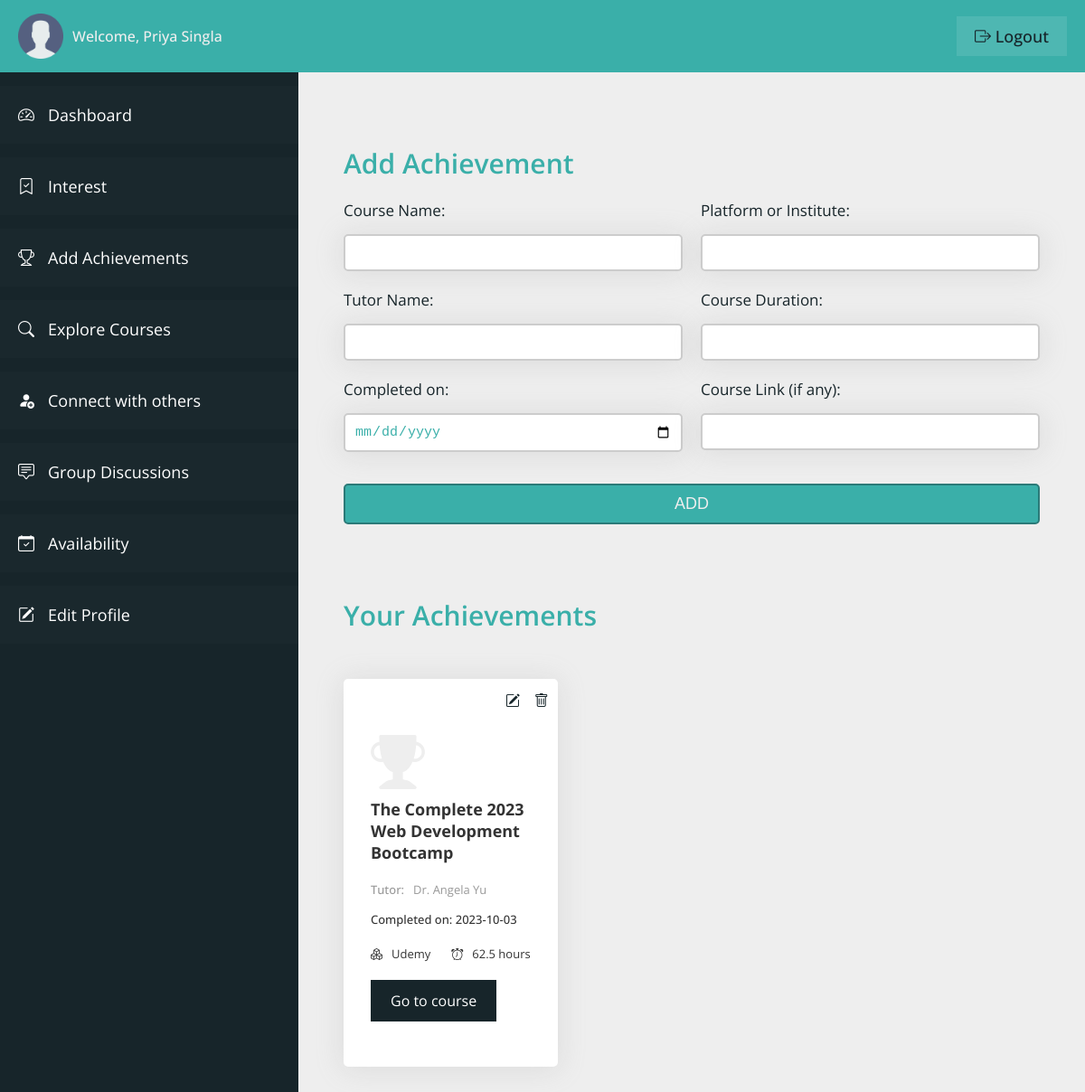
Before: /student/user-achievements.php (signed in) with the older database file.
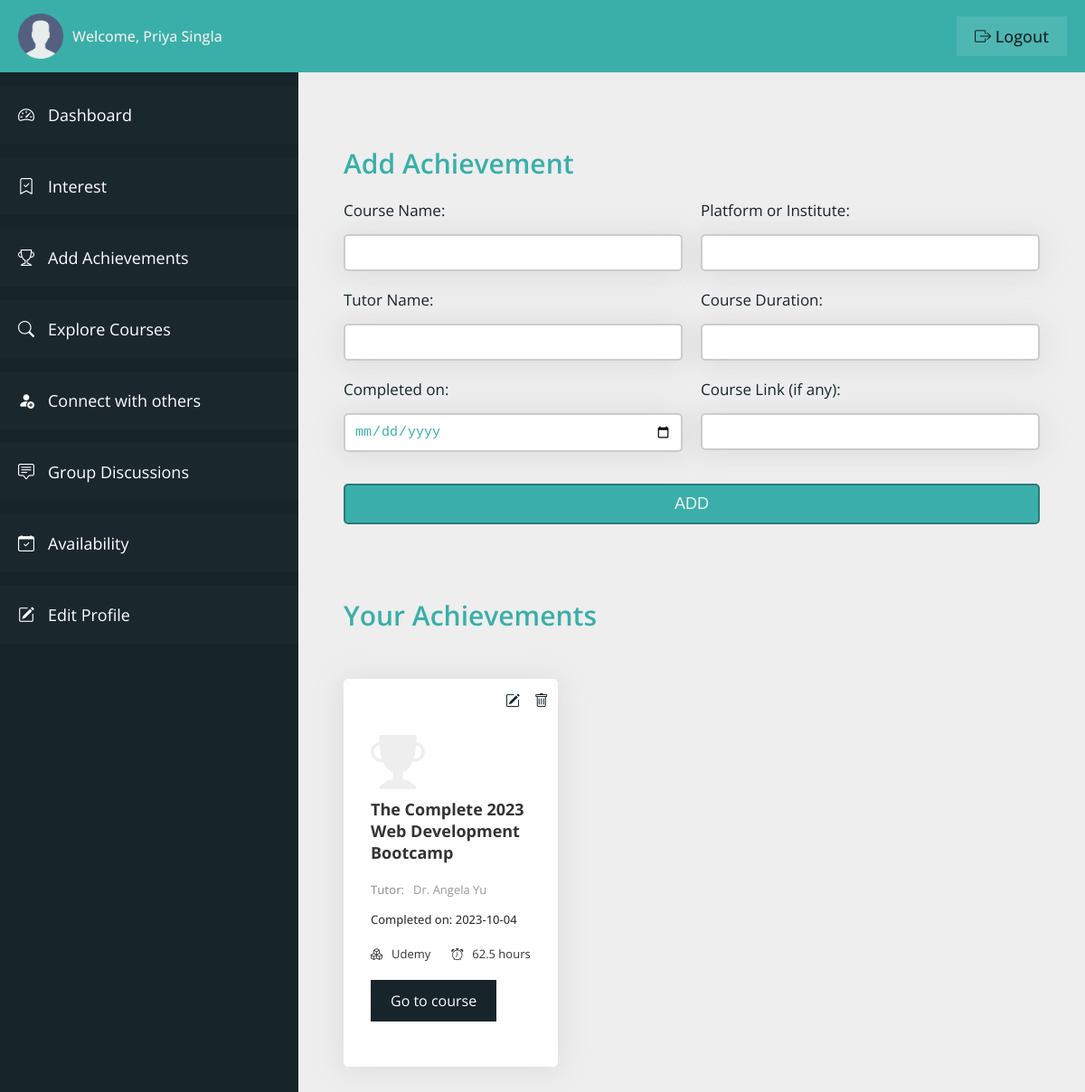
After: the same page with the newer database file.
### tables this page shows
CREATE TABLE `achievement_table` (
  `achievement_id` int(11) NOT NULL,
  `achievement_userid` int(11) NOT NULL,
  `achievement_course` varchar(100) NOT NULL,
  `achievement_platform` varchar(100) NOT NULL,
  `achievement_tutor` varchar(100) NOT NULL,
  `achievement_courseduration` varchar(20) NOT NULL,
  `achievement_courselink` varchar(200) NOT NULL,
  `achievement_completedon` varchar(20) NOT NULL,
  `added_on` datetime NOT NULL DEFAULT current_timestamp()
);

### student/user-achievements.php (the view, shortened to what the changed rows need)
<?php
include "connection.php";
?>
<!DOCTYPE html>
<html lang="en">
<head>
    <link rel="stylesheet" href="css/style-dashboard.css">
    <link rel="stylesheet" href="https://cdn.jsdelivr.net/npm/bootstrap-icons@1.11.0/font/bootstrap-icons.css">
</head>
<body>
    <div class="container">
        <main class="main__content">
            <div class="view__container">
                <div class="course__card-container">
                    <?php
                    $query = "SELECT * FROM achievement_table WHERE achievement_userid = '" . $_SESSION['userIdVce'] . "'";
                    $runQ = mysqli_query($con, $query);
                    if (mysqli_num_rows($runQ) > 0) {
                        while ($rowQ = mysqli_fetch_array($runQ)) {
                    ?>
                            <div class="course__card">
                                <span class="achievement_trophy">
                                    <i class="bi bi-trophy-fill"></i>
                                </span>
                                <h3 class="course__name-heading">
                                    <?php echo $rowQ['achievement_course']; ?>
                                </h3>
                                <p class="course__tutor-name">
                                    <span class="course__tutor-label">Tutor:</span>
                                    <span><?php echo $rowQ['achievement_tutor']; ?></span>
                                </p>
                                <p class="course__completedon">
                                    <span>Completed on:</span>
                                    <span><?php echo $rowQ['achievement_completedon']; ?></span>
                                </p>
                                <div class="course__level-duration">
                                    <p class="course__level">
                                        <span>
                                            <i class="bi bi-boxes"></i>
                                        </span>
                                        <span><?php echo $rowQ['achievement_platform']; ?></span>
                                    </p>
                                    <p class="course__duration">
                                        <span>
                                            <i class="bi bi-alarm"></i>
                                        </span>
                                        <span>
                                            <?php echo $rowQ['achievement_courseduration']; ?>
                                        </span>
                                    </p>
                                </div>
                                <?php
                                if ($rowQ['achievement_courselink'] == '') { ?>
                                    <a class="course__link-btn" href="#">
                                        Offline
                                    </a>
                                <?php } else { ?>
                                    <a class="course__link-btn" target="_blank" href="<?php echo $rowQ['achievement_courselink']; ?>">
                                        Go to course
                                    </a>
                                <?php
                                }
                                ?>
                                <div class="course__options">
                                    <a href="edit-user-achievement.php?aid=<?php echo $rowQ['achievement_id']; ?>" class="edit-btn">
                                        <i class="bi bi-pencil-square"></i>
                                    </a>
                                    <a onclick="return confirm('Are you sure you want to delete this item?');" href="remove-user-achievement.php?aid=<?php echo $rowQ['achievement_id']; ?>" class="remove-btn">
                                        <i class="bi bi-trash"></i>
                                    </a>
                                </div>
                            </div>
                    <?php
                        }
                    }
                    ?>
                </div>
            </div>
        </main>
    </div>
</body>
</html>

Changed rows visible on the page:
changed achievement_table "Dr. Angela Yu": achievement_completedon "2023-10-03" → "2023-10-04"
